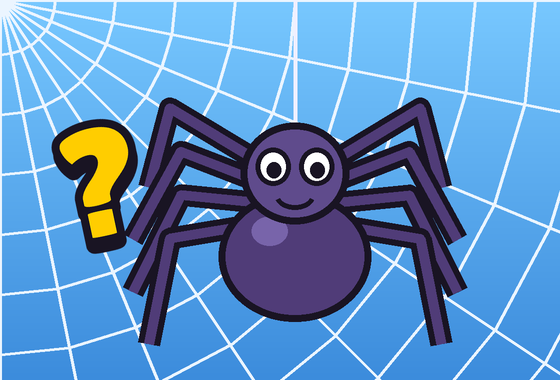
#> input picture quiz-video/assets/imagens/p1_pergunta.png, 560 x 380 px
$ python -i gerar.py   (imports and definitions only)
#> lines starting #> are read from the running program, lines starting #| are printed output that depends on the picture
#> further down, picture is the input picture: PIL image 560x380 RGB; mean R, G, B 96.5, 145, 195.8
#!/usr/bin/env python3
"""Gerador automático de vídeos curtos de quiz (9:16, 1080x1920, 60fps).

Uso:
    python gerar.py               # renderiza o vídeo completo -> saida/quiz.mp4
    python gerar.py --teste       # vídeo curto (gancho + 1 pergunta + final)
    python gerar.py --previa      # exporta 1 frame PNG de cada tipo de tela
    python gerar.py --fps 30      # outra taxa de quadros

Depende apenas de Pillow + numpy + ffmpeg (no PATH).
"""

from __future__ import annotations

import argparse
import json
import math
import os
import shutil
import subprocess
import sys
import time
from functools import lru_cache
from multiprocessing import Pool
from pathlib import Path

import numpy as np
from PIL import Image, ImageDraw, ImageFilter, ImageFont

# ---------------------------------------------------------------------------
# Configuração geral
# ---------------------------------------------------------------------------

BASE = Path(__file__).resolve().parent
ASSETS = BASE / "assets"
W, H = 1080, 1920

# Zonas seguras (interface do Reels/Shorts): base e lateral direita livres.
SAFE_L = 70
SAFE_R = 890          # tudo que é "conteúdo" termina aqui (direita livre)
SAFE_BOTTOM = 1540    # nada importante abaixo disso
CX = (SAFE_L + SAFE_R) // 2

# Tempos (segundos)
T_GANCHO = 3.0
T_VINHETA = 1.0
T_TEXTO = 1.0
T_TIMER = 5.0
T_REVELA = 2.0
T_PERGUNTA = T_TEXTO + T_TIMER + T_REVELA
T_FINAL = 4.0

FONTE = ASSETS / "fonts" / "LilitaOne-Regular.ttf"
EMOJI_FONTES = [
    "/usr/share/fonts/truetype/noto/NotoColorEmoji.ttf",
    "/usr/share/fonts/noto/NotoColorEmoji.ttf",
    "/System/Library/Fonts/Apple Color Emoji.ttc",
    "C:/Windows/Fonts/seguiemj.ttf",
]

ESCURO = (25, 20, 35)
BRANCO = (255, 255, 255)
VERMELHO = (229, 57, 53)
VERDE = (46, 204, 64)

CORES_FUNDO = [
    (21, 101, 192),   # azul
    (123, 30, 58),    # vinho
    (27, 127, 67),    # verde
    (94, 43, 168),    # roxo
    (142, 27, 27),    # vermelho escuro
]

NIVEIS = {
    "facil": {"nome": "FÁCIL", "c1": (46, 204, 64), "c2": (24, 150, 45)},
    "medio": {"nome": "MÉDIO", "c1": (255, 159, 28), "c2": (224, 110, 0)},
    "dificil": {"nome": "DIFÍCIL", "c1": (235, 60, 55), "c2": (170, 25, 25)},
}

SONS = {
    "tique": "tique-taque",
    "ding": "ding",
    "whoosh": "whoosh",
    "pop": "pop",
    "musica": "musica",
}
EXT_AUDIO = (".mp3", ".wav", ".ogg", ".m4a", ".aac", ".flac")


# Pasta do vídeo atual (--projeto videos/<nome>): tem perguntas.json, narracao/ e imagens/.
PROJETO: Path | None = None


def _pastas(sub: str) -> list[Path]:
    return ([PROJETO / sub] if PROJETO else []) + [ASSETS / sub]


# [16 lines left out: functions achar_narracao, duracao_audio, not called in this run]


# ---------------------------------------------------------------------------
# Utilidades
# ---------------------------------------------------------------------------

def clamp(x, a=0.0, b=1.0):
    return max(a, min(b, x))


def ease_out_cubic(x):
    x = clamp(x)
    return 1 - (1 - x) ** 3


def ease_out_back(x, s=1.70158):
    x = clamp(x)
    return 1 + (s + 1) * (x - 1) ** 3 + s * (x - 1) ** 2


def ease_in_cubic(x):
    x = clamp(x)
    return x ** 3


def lerp(a, b, t):
    return a + (b - a) * t


def lerp_cor(c1, c2, t):
    return tuple(int(round(lerp(a, b, t))) for a, b in zip(c1, c2))


def escurecer(c, f):
    return tuple(int(v * f) for v in c)


@lru_cache(maxsize=64)
def fonte(tamanho: int) -> ImageFont.FreeTypeFont:
    return ImageFont.truetype(str(FONTE), tamanho)


_ALPHA_LUT: dict[int, list[int]] = {}


# [297 lines left out: functions com_opacidade, colar, colar_centro, texto_layer, quebrar_linhas, _fonte_emoji and 12 more, not called in this run]


def moldura(img: Image.Image, angulo=-3.0) -> Image.Image:
    """Moldura branca + sombra, levemente inclinada."""
#> called with angulo = -3
    b = 16
    w, h = img.width + b * 2, img.height + b * 2
#> w = 592; h = 412
    sh = 14
    out = Image.new("RGBA", (w + sh + 30, h + sh + 30), (0, 0, 0, 0))
#> out: PIL image 636x456 RGBA; every value is 0
    sombra = Image.new("RGBA", out.size, (0, 0, 0, 0))
    ImageDraw.Draw(sombra).rounded_rectangle((15 + sh, 15 + sh, 15 + sh + w, 15 + sh + h), 18,
                                             fill=(0, 0, 0, 110))
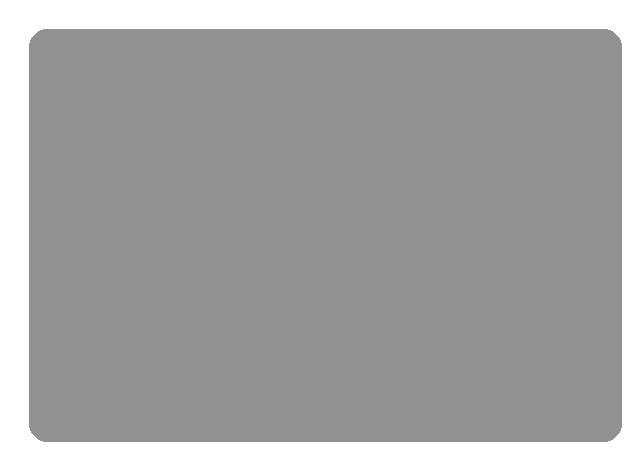
#> sombra: PIL image 636x456 RGBA; mean R, G, B, A 0, 0, 0, 92.8; transparent parts drawn white
    out.alpha_composite(sombra.filter(ImageFilter.GaussianBlur(8)))
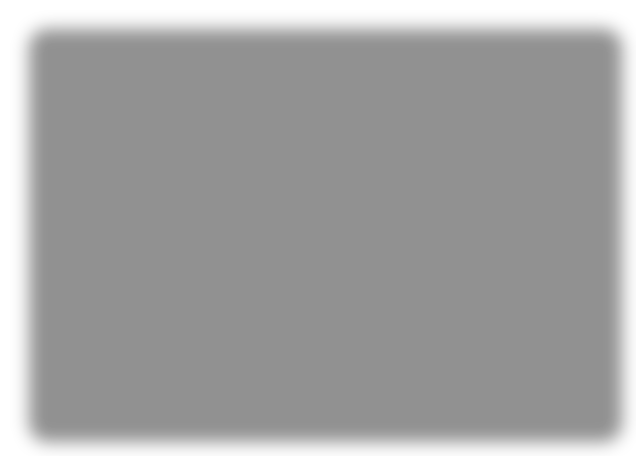
#> out: PIL image 636x456 RGBA; mean R, G, B, A 0, 0, 0, 92.7; transparent parts drawn white
    quadro = Image.new("RGBA", (w, h), (0, 0, 0, 0))
#> quadro: PIL image 592x412 RGBA; every value is 0
    ImageDraw.Draw(quadro).rounded_rectangle((0, 0, w - 1, h - 1), 18, fill=BRANCO)
    mask = Image.new("L", img.size, 0)
#> mask: PIL image 560x380 L; every value is 0
    ImageDraw.Draw(mask).rounded_rectangle((0, 0, img.width - 1, img.height - 1), 8, fill=255)
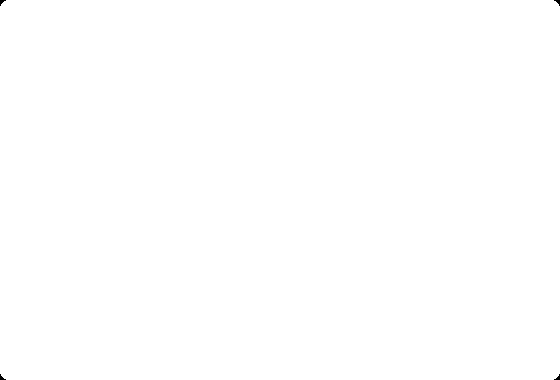
#> mask: PIL image 560x380 L; 100% white; 4 black regions (4 under 20 px)
    quadro.paste(img.convert("RGB"), (b, b), mask)
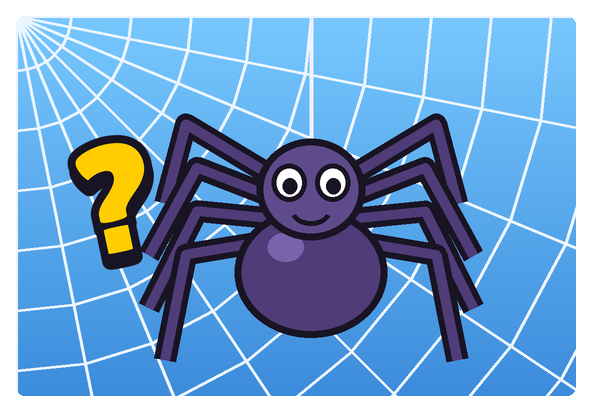
#> quadro: PIL image 592x412 RGBA; mean R, G, B, A 116.4, 158.8, 203.1, 254.7; transparent parts drawn white
    out.alpha_composite(quadro, (15, 15))
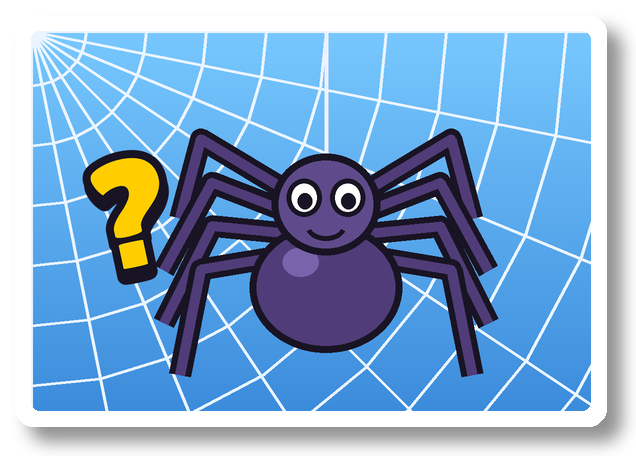
#> out: PIL image 636x456 RGBA; mean R, G, B, A 97.9, 133.5, 170.8, 219.8; transparent parts drawn white
    return out.rotate(angulo, resample=Image.BICUBIC, expand=True)
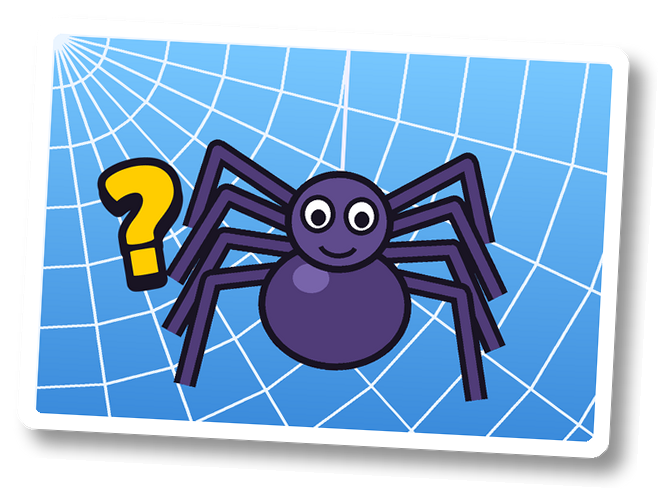
#> returned value: PIL image 660x490 RGBA; mean R, G, B, A 88, 119.9, 153.4, 197; transparent parts drawn white


# ---------------------------------------------------------------------------
# Elementos da pergunta
# ---------------------------------------------------------------------------

BTN_W, BTN_H, BTN_GAP = SAFE_R - SAFE_L, 112, 22
BTN_Y0 = 880
IMG_W, IMG_H = 560, 380
IMG_CY = 625
IMG_CX = CX
BTN_X0 = SAFE_L
TOPO_Y = 170
BAR_Y, BAR_H = 1488, 34
BAR_X0, BAR_X1 = SAFE_L, SAFE_R
LOGO_XY = (SAFE_L - 10, 58)
POS_FINAL = {"titulo": (CX + 20, 520), "emoji": (CX + 20, 800), "balao": (CX + 20, 1050), "siga": (CX + 20, 1320)}
GANCHO_LARG = 960
BLUR_MAX = 16
TAM_TEXTO = 74
FORMATO = "vertical"


# [21 lines left out: function configurar_formato, not called in this run]
LETRAS = "ABCD"


# [33 lines left out: functions botao, circulo_numero, not called in this run]


class Pergunta:
    """Pré-renderiza tudo que é estático de uma pergunta."""

    # [66 lines left out: functions __init__, texto_parcial, not called in this run]

    def altura_texto(self):
        return int(self.tam * 1.12) * len(self.linhas)


_PERGUNTAS: dict[int, Pergunta] = {}


# [12 lines left out: functions pergunta_obj, cor_timer, not called in this run]


# ---------------------------------------------------------------------------
# Telas
# ---------------------------------------------------------------------------

def logo_canto(canvas):
    lg = logo(84)
    colar(canvas, lg, *LOGO_XY)


# [42 lines left out: functions tela_gancho, _titulo_gancho, _faixa, not called in this run]


_LAYERS: dict = {}


# [278 lines left out: functions _cache_layer, tela_vinheta, _cartao_nivel, tela_pergunta, _barra, tela_final and 5 more, not called in this run]


# ---------------------------------------------------------------------------
# Render (multiprocesso)
# ---------------------------------------------------------------------------

_W_DADOS = None
_W_SEGS = None
_W_FPS = 60


# [21 lines left out: functions _init_worker, render_tempo, not called in this run]


def _render_frame(i):
    img = render_tempo(i / _W_FPS, _W_DADOS, _W_SEGS)
    return img.convert("RGB").tobytes()


# [173 lines left out: functions achar_som, mixar_audio, renderizar, previa, verificar_ambiente, main, not called in this run]


# [2 lines not run here, left out]

>>> from PIL import Image
>>> picture = Image.open('assets/imagens/p1_pergunta.png')
>>> result = moldura(picture)

$ run again, on quiz-video/assets/imagens/p3_pergunta.png
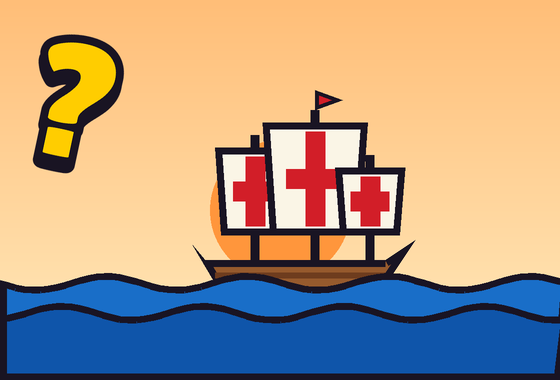
#> input picture quiz-video/assets/imagens/p3_pergunta.png, 560 x 380 px
#> picture is the input picture: PIL image 560x380 RGB; mean R, G, B 177.2, 155.4, 133.8
#> in moldura, `quadro.paste(img.convert("RGB"), (b, b), mask)`:
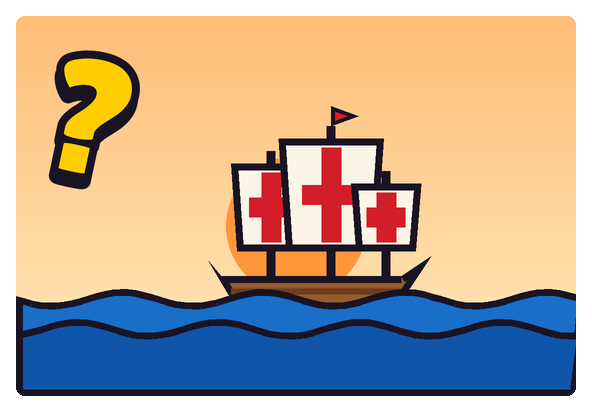
#> quadro: PIL image 592x412 RGBA; mean R, G, B, A 186.8, 167.8, 149, 254.7; transparent parts drawn white
#> in moldura, `return out.rotate(angulo, resample=Image.BICUBIC, expand=True)`:
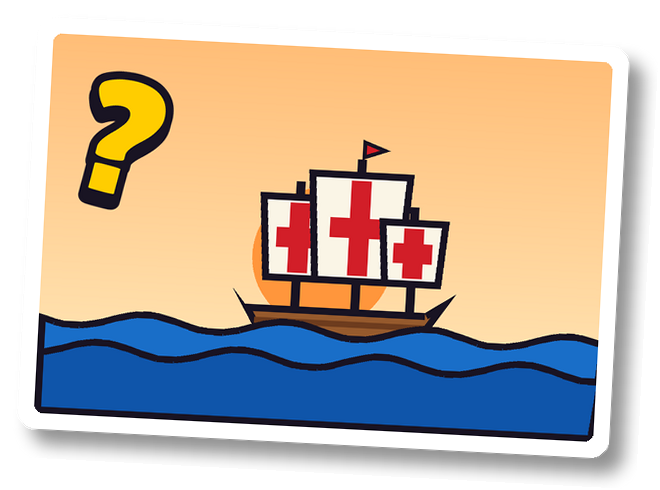
#> returned value: PIL image 660x490 RGBA; mean R, G, B, A 141.2, 126.8, 112.6, 197; transparent parts drawn white
